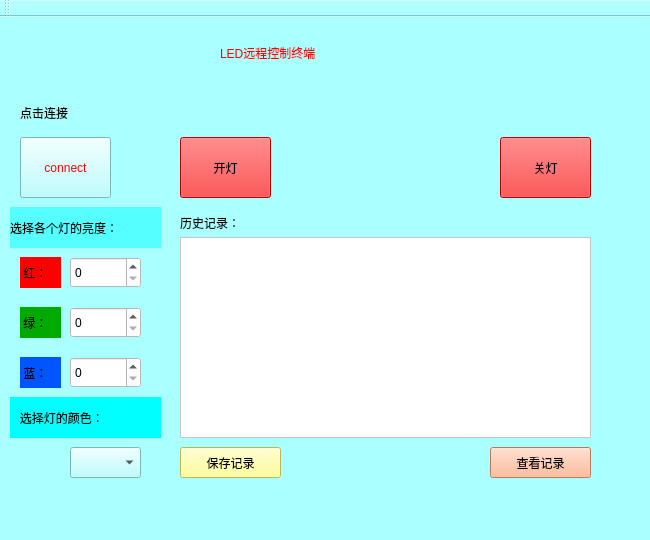
<?xml version="1.0" encoding="UTF-8"?>
<ui version="4.0">
 <class>MainWindow</class>
 <widget class="QMainWindow" name="MainWindow">
  <property name="geometry">
   <rect>
    <x>0</x>
    <y>0</y>
    <width>650</width>
    <height>540</height>
   </rect>
  </property>
  <property name="windowTitle">
   <string>MainWindow</string>
  </property>
  <property name="styleSheet">
   <string notr="true">background-color: rgb(170, 255, 255);</string>
  </property>
  <widget class="QWidget" name="centralWidget">
   <widget class="QPushButton" name="connect">
    <property name="geometry">
     <rect>
      <x>20</x>
      <y>120</y>
      <width>91</width>
      <height>61</height>
     </rect>
    </property>
    <property name="styleSheet">
     <string notr="true">color: rgb(255, 0, 0);
</string>
    </property>
    <property name="text">
     <string>connect</string>
    </property>
   </widget>
   <widget class="QPushButton" name="open">
    <property name="geometry">
     <rect>
      <x>180</x>
      <y>120</y>
      <width>91</width>
      <height>61</height>
     </rect>
    </property>
    <property name="styleSheet">
     <string notr="true">
font: 25 italic 12pt &quot;Piboto Light&quot;;
font: 25 12pt &quot;Piboto Light&quot;;
background-color: rgb(255, 0, 0);</string>
    </property>
    <property name="text">
     <string>开灯</string>
    </property>
   </widget>
   <widget class="QPushButton" name="close">
    <property name="geometry">
     <rect>
      <x>500</x>
      <y>120</y>
      <width>91</width>
      <height>61</height>
     </rect>
    </property>
    <property name="styleSheet">
     <string notr="true">background-color: rgb(255, 0, 0);</string>
    </property>
    <property name="text">
     <string>关灯</string>
    </property>
   </widget>
   <widget class="QLabel" name="label">
    <property name="geometry">
     <rect>
      <x>10</x>
      <y>190</y>
      <width>151</width>
      <height>41</height>
     </rect>
    </property>
    <property name="styleSheet">
     <string notr="true">font: oblique 12pt &quot;Serif&quot;;
color: rgb(0, 0, 0);
background-color: rgb(85, 255, 255);</string>
    </property>
    <property name="text">
     <string>选择各个灯的亮度：</string>
    </property>
   </widget>
   <widget class="QSpinBox" name="spinBox_green">
    <property name="geometry">
     <rect>
      <x>70</x>
      <y>290</y>
      <width>71</width>
      <height>31</height>
     </rect>
    </property>
    <property name="styleSheet">
     <string notr="true">background-color: rgb(255, 255, 255);
font: oblique 14pt &quot;Serif&quot;;</string>
    </property>
   </widget>
   <widget class="QComboBox" name="comboBox">
    <property name="geometry">
     <rect>
      <x>70</x>
      <y>430</y>
      <width>71</width>
      <height>31</height>
     </rect>
    </property>
    <property name="styleSheet">
     <string notr="true">font: oblique 14pt &quot;Serif&quot;;</string>
    </property>
   </widget>
   <widget class="QLabel" name="label_2">
    <property name="geometry">
     <rect>
      <x>20</x>
      <y>240</y>
      <width>41</width>
      <height>31</height>
     </rect>
    </property>
    <property name="styleSheet">
     <string notr="true">color: rgb(0, 0, 0);
background-color: rgb(255, 0, 0);</string>
    </property>
    <property name="text">
     <string> 红：</string>
    </property>
   </widget>
   <widget class="QLabel" name="label_3">
    <property name="geometry">
     <rect>
      <x>20</x>
      <y>290</y>
      <width>41</width>
      <height>31</height>
     </rect>
    </property>
    <property name="styleSheet">
     <string notr="true">color: rgb(0, 0, 0);
background-color: rgb(0, 170, 0);</string>
    </property>
    <property name="text">
     <string> 绿：</string>
    </property>
   </widget>
   <widget class="QSpinBox" name="spinBox_blue">
    <property name="geometry">
     <rect>
      <x>70</x>
      <y>340</y>
      <width>71</width>
      <height>31</height>
     </rect>
    </property>
    <property name="styleSheet">
     <string notr="true">font: oblique 14pt &quot;Serif&quot;;
background-color: rgb(255, 255, 255);</string>
    </property>
   </widget>
   <widget class="QSpinBox" name="spinBox_red">
    <property name="geometry">
     <rect>
      <x>70</x>
      <y>240</y>
      <width>71</width>
      <height>31</height>
     </rect>
    </property>
    <property name="styleSheet">
     <string notr="true">background-color: rgb(255, 255, 255);
font: italic 14pt &quot;Serif&quot;;</string>
    </property>
   </widget>
   <widget class="QLabel" name="label_4">
    <property name="geometry">
     <rect>
      <x>20</x>
      <y>340</y>
      <width>41</width>
      <height>31</height>
     </rect>
    </property>
    <property name="styleSheet">
     <string notr="true">color: rgb(0, 0, 0);
background-color: rgb(0, 85, 255);</string>
    </property>
    <property name="text">
     <string> 蓝：</string>
    </property>
   </widget>
   <widget class="QLabel" name="label_7">
    <property name="geometry">
     <rect>
      <x>10</x>
      <y>380</y>
      <width>151</width>
      <height>41</height>
     </rect>
    </property>
    <property name="styleSheet">
     <string notr="true">color: rgb(0, 0, 0);
font: italic 12pt &quot;Serif&quot;;
background-color: rgb(0, 255, 255);</string>
    </property>
    <property name="text">
     <string>   选择灯的颜色：</string>
    </property>
   </widget>
   <widget class="QLabel" name="label_5">
    <property name="geometry">
     <rect>
      <x>180</x>
      <y>190</y>
      <width>111</width>
      <height>31</height>
     </rect>
    </property>
    <property name="text">
     <string>历史记录：</string>
    </property>
   </widget>
   <widget class="QPushButton" name="sava">
    <property name="geometry">
     <rect>
      <x>180</x>
      <y>430</y>
      <width>101</width>
      <height>31</height>
     </rect>
    </property>
    <property name="styleSheet">
     <string notr="true">background-color: rgb(255, 255, 127);
color: rgb(0, 0, 0);</string>
    </property>
    <property name="text">
     <string>保存记录</string>
    </property>
   </widget>
   <widget class="QPushButton" name="look">
    <property name="geometry">
     <rect>
      <x>490</x>
      <y>430</y>
      <width>101</width>
      <height>31</height>
     </rect>
    </property>
    <property name="styleSheet">
     <string notr="true">background-color: rgb(255, 170, 127);
color: rgb(0, 0, 0);</string>
    </property>
    <property name="text">
     <string>查看记录</string>
    </property>
   </widget>
   <widget class="QTextEdit" name="textEdit">
    <property name="geometry">
     <rect>
      <x>180</x>
      <y>220</y>
      <width>411</width>
      <height>201</height>
     </rect>
    </property>
    <property name="styleSheet">
     <string notr="true">background-color: rgb(255, 255, 255);</string>
    </property>
   </widget>
   <widget class="QLabel" name="label_6">
    <property name="geometry">
     <rect>
      <x>220</x>
      <y>10</y>
      <width>251</width>
      <height>51</height>
     </rect>
    </property>
    <property name="styleSheet">
     <string notr="true">font: 75 italic 12pt &quot;PibotoLt&quot;;
font: 75 italic 18pt &quot;PibotoLt&quot;;
color: rgb(255, 0, 0);</string>
    </property>
    <property name="text">
     <string>LED远程控制终端</string>
    </property>
   </widget>
   <widget class="QLabel" name="label_8">
    <property name="geometry">
     <rect>
      <x>20</x>
      <y>80</y>
      <width>121</width>
      <height>31</height>
     </rect>
    </property>
    <property name="text">
     <string>点击连接</string>
    </property>
   </widget>
  </widget>
  <widget class="QMenuBar" name="menuBar">
   <property name="geometry">
    <rect>
     <x>0</x>
     <y>0</y>
     <width>650</width>
     <height>27</height>
    </rect>
   </property>
  </widget>
  <widget class="QToolBar" name="mainToolBar">
   <attribute name="toolBarArea">
    <enum>TopToolBarArea</enum>
   </attribute>
   <attribute name="toolBarBreak">
    <bool>false</bool>
   </attribute>
  </widget>
  <widget class="QStatusBar" name="statusBar"/>
 </widget>
 <layoutdefault spacing="6" margin="11"/>
 <resources/>
 <connections/>
</ui>
